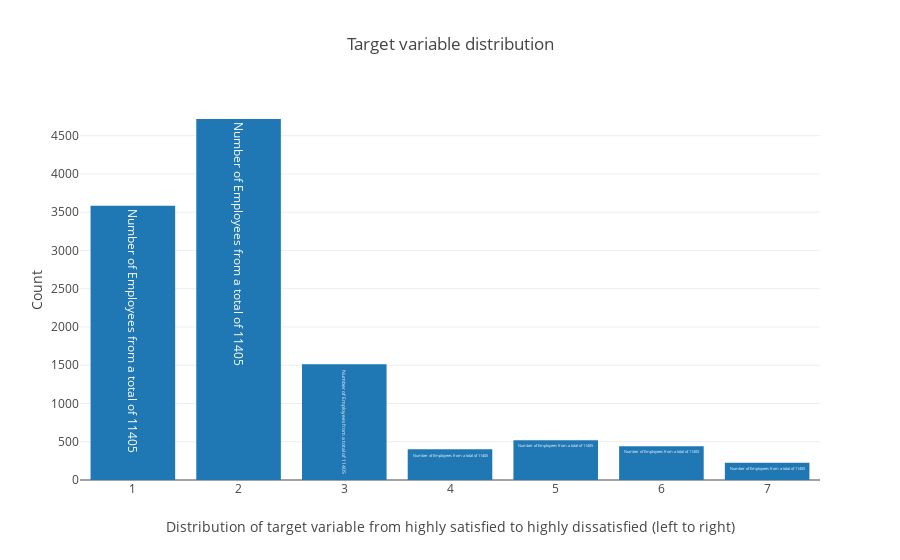

Write notebook code for a chart like this one.
### Code cell
#target distribution bar graph using plotly
bandxaxis = dict(
        title = 'Distribution of target variable from highly satisfied to highly dissatisfied (left to right)',
        showticklabels = True,
                    )

data = [go.Bar(
            x = survey["target"].value_counts().index.values,
            y = survey["target"].value_counts().values,
            text='Number of Employees from a total of ' + str(survey.shape[0]) 
                )]

layout = go.Layout(
    title='Target variable distribution',
    xaxis=bandxaxis,
    yaxis=dict(
        title = 'Count'
                )
                )

fig = go.Figure(data=data, layout=layout)

py.iplot(fig, filename='basic-bar')

### Figure 1 — Plotly figure (JSON) as saved in the notebook; plotly's stock layout.template omitted (floating-point values rounded to 4 significant figures)
{"data": [{"text": "Number of Employees from a total of 11405", "type": "bar", "uid": "9df8fc70-d131-11e8-a37a-7831c1d00308", "x": [2, 1, 3, 5, 6, 4, 7], "y": [4718, 3584, 1513, 520, 442, 401, 227]}], "layout": {"title": "Target variable distribution", "xaxis": {"showticklabels": true, "title": "Distribution of target variable from highly satisfied to highly dissatisfied (left to right)"}, "yaxis": {"title": "Count"}}}
